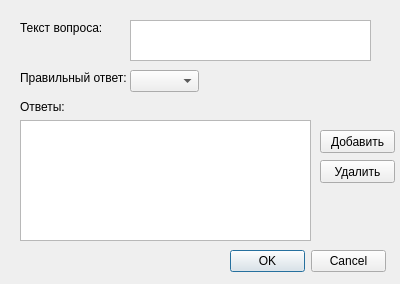
<?xml version="1.0" encoding="UTF-8"?>
<ui version="4.0">
 <class>EditDialog</class>
 <widget class="QDialog" name="EditDialog">
  <property name="geometry">
   <rect>
    <x>0</x>
    <y>0</y>
    <width>400</width>
    <height>284</height>
   </rect>
  </property>
  <property name="windowTitle">
   <string>Dialog</string>
  </property>
  <widget class="QDialogButtonBox" name="buttonBox">
   <property name="geometry">
    <rect>
     <x>230</x>
     <y>250</y>
     <width>156</width>
     <height>23</height>
    </rect>
   </property>
   <property name="orientation">
    <enum>Qt::Horizontal</enum>
   </property>
   <property name="standardButtons">
    <set>QDialogButtonBox::Cancel|QDialogButtonBox::Ok</set>
   </property>
  </widget>
  <widget class="QPushButton" name="addAnswer">
   <property name="geometry">
    <rect>
     <x>320</x>
     <y>130</y>
     <width>75</width>
     <height>23</height>
    </rect>
   </property>
   <property name="text">
    <string>Добавить</string>
   </property>
  </widget>
  <widget class="QPushButton" name="delAnswer">
   <property name="geometry">
    <rect>
     <x>320</x>
     <y>160</y>
     <width>75</width>
     <height>23</height>
    </rect>
   </property>
   <property name="text">
    <string>Удалить</string>
   </property>
  </widget>
  <widget class="QListWidget" name="answerList">
   <property name="geometry">
    <rect>
     <x>20</x>
     <y>120</y>
     <width>291</width>
     <height>121</height>
    </rect>
   </property>
  </widget>
  <widget class="QLabel" name="label">
   <property name="geometry">
    <rect>
     <x>20</x>
     <y>100</y>
     <width>47</width>
     <height>13</height>
    </rect>
   </property>
   <property name="text">
    <string>Ответы:</string>
   </property>
  </widget>
  <widget class="QLabel" name="label_2">
   <property name="geometry">
    <rect>
     <x>20</x>
     <y>70</y>
     <width>111</width>
     <height>16</height>
    </rect>
   </property>
   <property name="text">
    <string>Правильный ответ:</string>
   </property>
  </widget>
  <widget class="QComboBox" name="rightAnswer">
   <property name="geometry">
    <rect>
     <x>130</x>
     <y>70</y>
     <width>69</width>
     <height>22</height>
    </rect>
   </property>
  </widget>
  <widget class="QLabel" name="label_3">
   <property name="geometry">
    <rect>
     <x>20</x>
     <y>20</y>
     <width>81</width>
     <height>16</height>
    </rect>
   </property>
   <property name="text">
    <string>Текст вопроса:</string>
   </property>
  </widget>
  <widget class="QTextEdit" name="questionText">
   <property name="geometry">
    <rect>
     <x>130</x>
     <y>20</y>
     <width>241</width>
     <height>41</height>
    </rect>
   </property>
  </widget>
 </widget>
 <resources/>
 <connections>
  <connection>
   <sender>buttonBox</sender>
   <signal>accepted()</signal>
   <receiver>EditDialog</receiver>
   <slot>accept()</slot>
   <hints>
    <hint type="sourcelabel">
     <x>248</x>
     <y>254</y>
    </hint>
    <hint type="destinationlabel">
     <x>157</x>
     <y>274</y>
    </hint>
   </hints>
  </connection>
  <connection>
   <sender>buttonBox</sender>
   <signal>rejected()</signal>
   <receiver>EditDialog</receiver>
   <slot>reject()</slot>
   <hints>
    <hint type="sourcelabel">
     <x>316</x>
     <y>260</y>
    </hint>
    <hint type="destinationlabel">
     <x>286</x>
     <y>274</y>
    </hint>
   </hints>
  </connection>
 </connections>
</ui>
